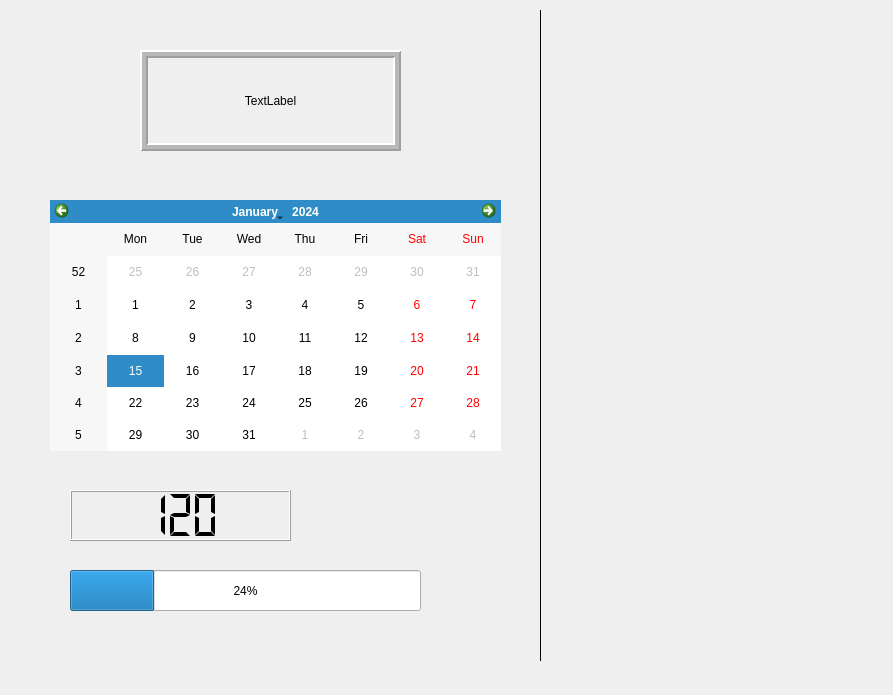
<?xml version="1.0" encoding="UTF-8"?>
<ui version="4.0">
 <class>Form</class>
 <widget class="QWidget" name="Form">
  <property name="geometry">
   <rect>
    <x>0</x>
    <y>0</y>
    <width>893</width>
    <height>695</height>
   </rect>
  </property>
  <property name="windowTitle">
   <string>Form</string>
  </property>
  <property name="whatsThis">
   <string>&lt;html&gt;&lt;head/&gt;&lt;body&gt;&lt;p&gt;Holaaaa&lt;/p&gt;&lt;/body&gt;&lt;/html&gt;</string>
  </property>
  <property name="layoutDirection">
   <enum>Qt::LeftToRight</enum>
  </property>
  <widget class="QLabel" name="label">
   <property name="geometry">
    <rect>
     <x>140</x>
     <y>50</y>
     <width>261</width>
     <height>101</height>
    </rect>
   </property>
   <property name="frameShape">
    <enum>QFrame::Box</enum>
   </property>
   <property name="frameShadow">
    <enum>QFrame::Raised</enum>
   </property>
   <property name="lineWidth">
    <number>2</number>
   </property>
   <property name="midLineWidth">
    <number>4</number>
   </property>
   <property name="text">
    <string>TextLabel</string>
   </property>
   <property name="alignment">
    <set>Qt::AlignCenter</set>
   </property>
  </widget>
  <widget class="QLabel" name="label_2">
   <property name="geometry">
    <rect>
     <x>30</x>
     <y>50</y>
     <width>111</width>
     <height>101</height>
    </rect>
   </property>
   <property name="text">
    <string/>
   </property>
   <property name="pixmap">
    <pixmap>C:/Users/DavidS/Pictures/Proyectos de vídeo/20201004_131838.jpg</pixmap>
   </property>
  </widget>
  <widget class="QCalendarWidget" name="calendarWidget">
   <property name="geometry">
    <rect>
     <x>50</x>
     <y>200</y>
     <width>451</width>
     <height>251</height>
    </rect>
   </property>
  </widget>
  <widget class="QLCDNumber" name="lcdNumber">
   <property name="geometry">
    <rect>
     <x>70</x>
     <y>490</y>
     <width>221</width>
     <height>51</height>
    </rect>
   </property>
   <property name="smallDecimalPoint">
    <bool>false</bool>
   </property>
   <property name="digitCount">
    <number>3</number>
   </property>
   <property name="segmentStyle">
    <enum>QLCDNumber::Flat</enum>
   </property>
   <property name="intValue" stdset="0">
    <number>120</number>
   </property>
  </widget>
  <widget class="QProgressBar" name="progressBar">
   <property name="geometry">
    <rect>
     <x>70</x>
     <y>570</y>
     <width>351</width>
     <height>41</height>
    </rect>
   </property>
   <property name="value">
    <number>24</number>
   </property>
  </widget>
  <widget class="Line" name="line">
   <property name="geometry">
    <rect>
     <x>530</x>
     <y>10</y>
     <width>20</width>
     <height>651</height>
    </rect>
   </property>
   <property name="frameShadow">
    <enum>QFrame::Plain</enum>
   </property>
   <property name="orientation">
    <enum>Qt::Vertical</enum>
   </property>
  </widget>
 </widget>
 <resources/>
 <connections/>
</ui>
